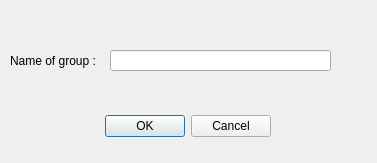
<?xml version="1.0" encoding="UTF-8"?>
<ui version="4.0">
 <class>Nameofgroup</class>
 <widget class="QDialog" name="Nameofgroup">
  <property name="geometry">
   <rect>
    <x>0</x>
    <y>0</y>
    <width>377</width>
    <height>163</height>
   </rect>
  </property>
  <property name="windowTitle">
   <string>Dialog</string>
  </property>
  <widget class="QDialogButtonBox" name="buttonBox">
   <property name="geometry">
    <rect>
     <x>-70</x>
     <y>110</y>
     <width>341</width>
     <height>32</height>
    </rect>
   </property>
   <property name="orientation">
    <enum>Qt::Horizontal</enum>
   </property>
   <property name="standardButtons">
    <set>QDialogButtonBox::Cancel|QDialogButtonBox::Ok</set>
   </property>
  </widget>
  <widget class="QLabel" name="label">
   <property name="geometry">
    <rect>
     <x>10</x>
     <y>40</y>
     <width>101</width>
     <height>41</height>
    </rect>
   </property>
   <property name="text">
    <string>Name of group :</string>
   </property>
  </widget>
  <widget class="QLineEdit" name="groupnamelineEdit">
   <property name="geometry">
    <rect>
     <x>110</x>
     <y>50</y>
     <width>221</width>
     <height>21</height>
    </rect>
   </property>
  </widget>
 </widget>
 <resources/>
 <connections>
  <connection>
   <sender>buttonBox</sender>
   <signal>accepted()</signal>
   <receiver>Nameofgroup</receiver>
   <slot>accept()</slot>
   <hints>
    <hint type="sourcelabel">
     <x>248</x>
     <y>254</y>
    </hint>
    <hint type="destinationlabel">
     <x>157</x>
     <y>274</y>
    </hint>
   </hints>
  </connection>
  <connection>
   <sender>buttonBox</sender>
   <signal>rejected()</signal>
   <receiver>Nameofgroup</receiver>
   <slot>reject()</slot>
   <hints>
    <hint type="sourcelabel">
     <x>316</x>
     <y>260</y>
    </hint>
    <hint type="destinationlabel">
     <x>286</x>
     <y>274</y>
    </hint>
   </hints>
  </connection>
 </connections>
</ui>
